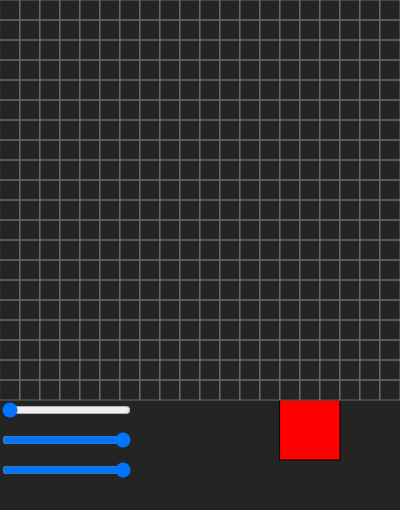
Frame 1 (no input)
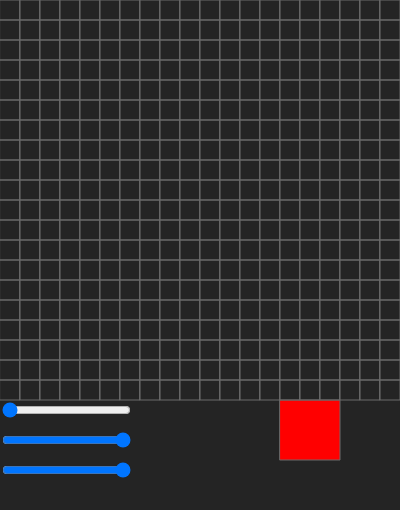
Frame 60 (no input)
Frame 120 (the mouse pressed at the canvas centre since frame 60): identical to frame 60, image omitted

The p5.js sketch that drew these frames (run headless with seeded random() and noise() and a simulated clock; from frame 60 on, the mouse is pressed at the canvas centre):

// p5.js sketch
// ── sketch.js
var ancho = 400;
var alto = 400;

var sliderH, sliderS, sliderV, sSwitch;
var boxHSB;
var v1, v2, v3;
var contorno = true;

var cols, rows;
var scl = 20;
var grid = []

var currentFrame = 1;
var totalFrames = 1;

function setup() {
	//frameRate(1);
	createCanvas(ancho, alto + 110);

	colorMode(HSB, 360);

	sliderH = createSlider(0, 360, 0);
	sliderH.position(0, alto);
	sliderS = createSlider(0, 360, 360);
	sliderS.position(0, alto + 30);
	sliderV = createSlider(0, 360, 360);
	sliderV.position(0, alto + 60);
	//sSwitch = createSlider

	cols = floor(ancho / scl);
	rows = floor(alto / scl);

	for (var j = 0; j < rows; j++) {
		for (var i = 0; i < cols; i++) {
			var tile = new Tile(i, j);
			grid.push(tile);

		}
	}

}

function mouseClicked() {

	for (var n = 0; n < grid.length; n++) {
		if (grid[n].closer(mouseX, mouseY)) {
			grid[n].paint(v1, v2, v3, currentFrame);
			console.log(n);
		}
	}
}

function mouseDragged() {

	for (var n = 0; n < grid.length; n++) {
		if (grid[n].closer(mouseX, mouseY)) {
			grid[n].paint(v1, v2, v3, currentFrame);
			console.log(n);
		}
	}
}

function keyPressed() {
	if (keyCode == LEFT_ARROW) {
		currentFrame--;
		if (currentFrame < 1) {
			currentFrame = totalFrames;
		}
	} else if (keyCode == RIGHT_ARROW) {
		currentFrame++;
		if (currentFrame > totalFrames) {
			currentFrame = 1;
		}
	} else if (keyCode == 78) { //n
		//totalFrames = totalFrames + 1;
	} else if (keyCode == 84) { //t
		contorno = !contorno;
	} else if (keyCode == 80) { //p
		//play();
	} else if (keyCode == 17) { //ctrl
		for (var n = 0; n < grid.length; n++) {
			if (grid[n].closer(mouseX, mouseY)) {
				sliderH.value(grid[n].frameC[currentFrame][0]);
				sliderS.value(grid[n].frameC[currentFrame][1]);
				sliderV.value(grid[n].frameC[currentFrame][2]);
				console.log(n);
			}
		}
	}
}

function play() {
	for (var i = 1; i < totalFrames; i++) {
		for (var n = 0; n < grid.length; n++) {
			grid[n].show(i);
		}
	}
}

function draw() {
	background(51);
	//console.log(currentFrame + "/" + totalFrames);
	v1 = sliderH.value();
	v2 = sliderS.value();
	v3 = sliderV.value();
	fill(v1, v2, v3);
	rect(280, alto, 60, 60);

	for (var n = 0; n < grid.length; n++) {
		grid[n].show(currentFrame);
	}
}
// ── Tile.js
function Tile(i, j) {
	this.i = i;
	this.j = j;

	this.framePintado = [];
	this.frameC = [];

	this.show = function(frame) {
		var x = this.i * scl;
		var y = this.j * scl;

			if (!this.framePintado[frame]) {
			noFill();
			if (contorno) {
				stroke(150);
			} else {
				noStroke();
			}
			rect(x, y, scl, scl);
		} else {
			if (contorno) {
				stroke(150);
			} else {
				noStroke();
			}
			fill(this.frameC[frame][0], this.frameC[frame][1], this.frameC[frame][2]);
			rect(x, y, scl, scl);
		}
	}

	this.closer = function(hor, ver) {
		var x = this.i * scl;
		var y = this.j * scl;
		var cursorX = hor;
		var cursorY = ver;

		var xd = x - cursorX;
		var yd = y - cursorY;

		if (xd < 0 && xd > -scl) {
			if (yd < 0 && yd > -scl) {
				return true;
			}
		} else {
			return false;
		}
	}

	this.paint = function(red, green, blue, frame) {
		this.frameC[frame] = [red, green, blue];
		this.framePintado[frame] = true;
		this.contorno = false;
	}
}
